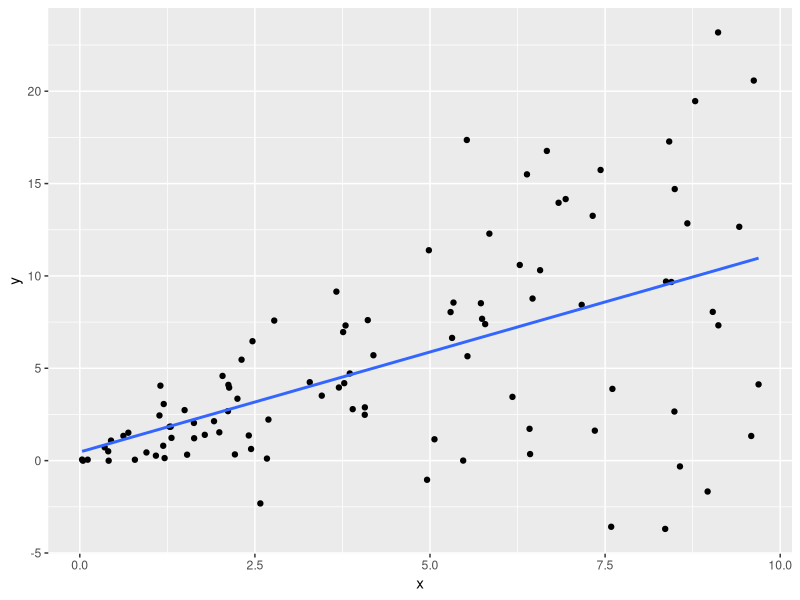
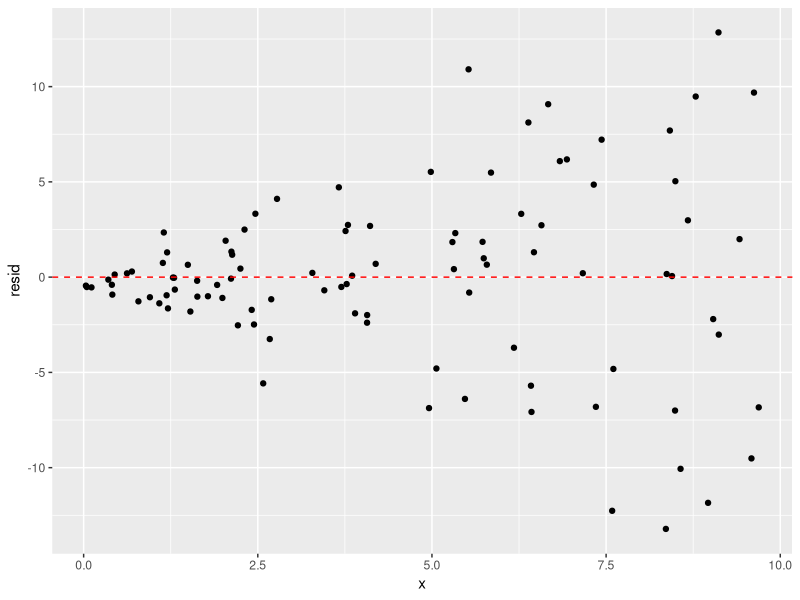
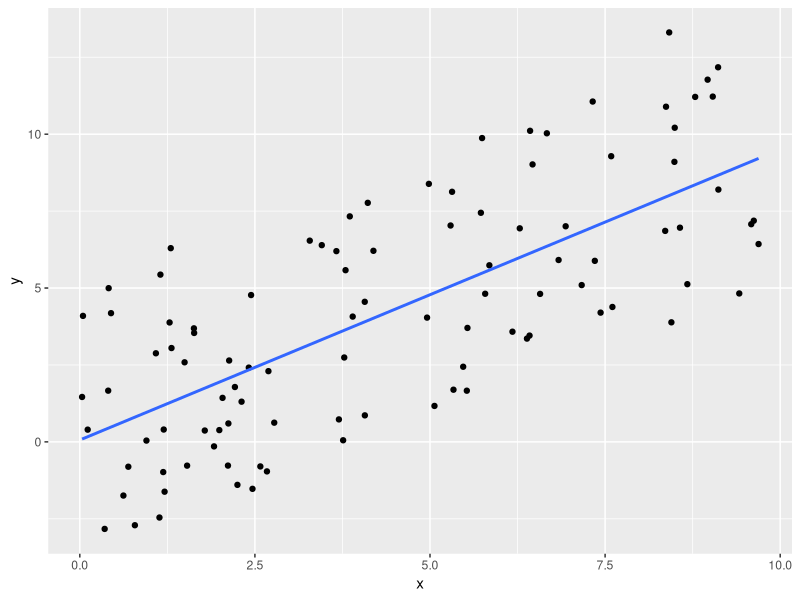
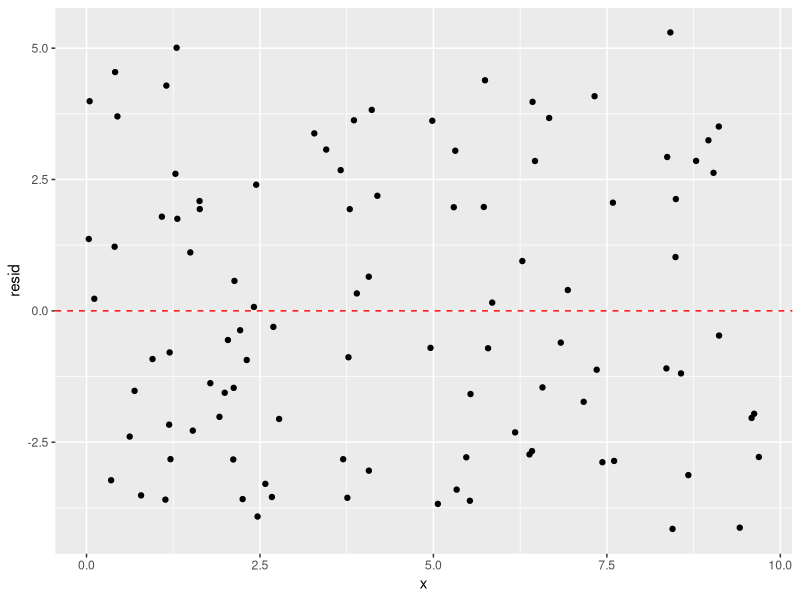
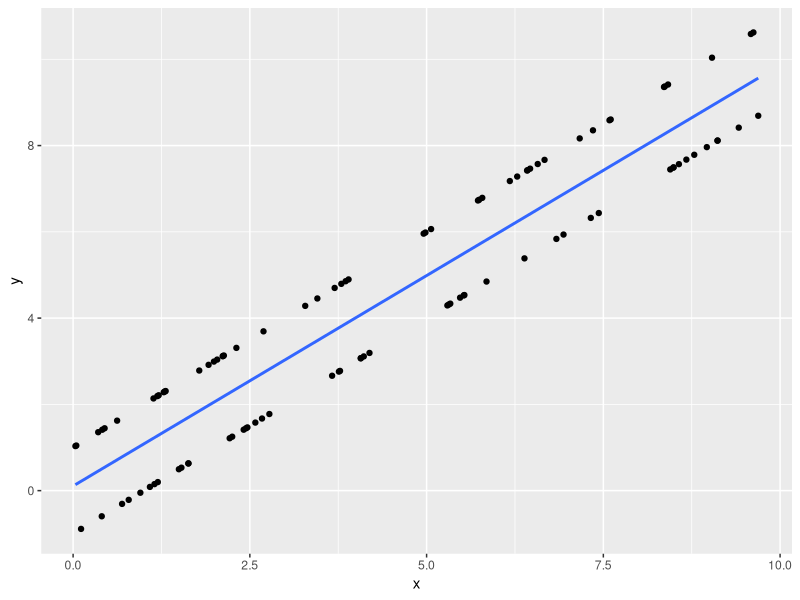
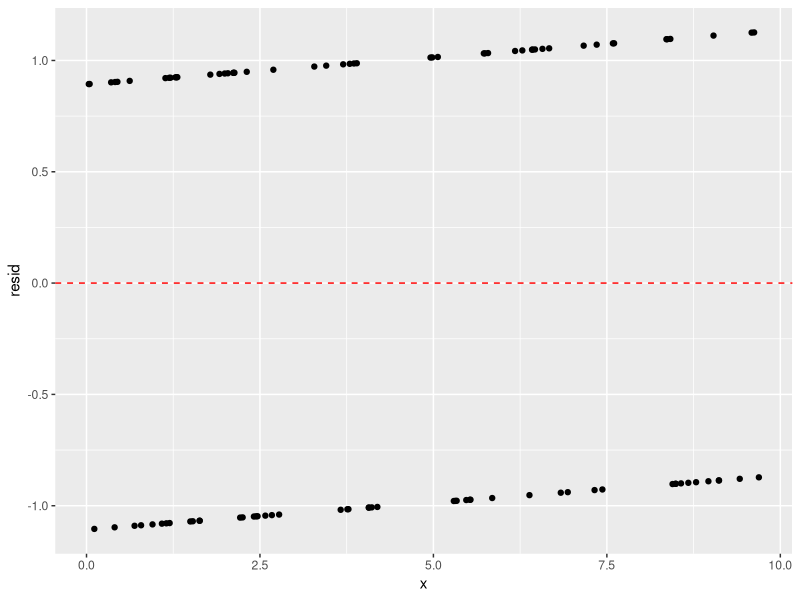
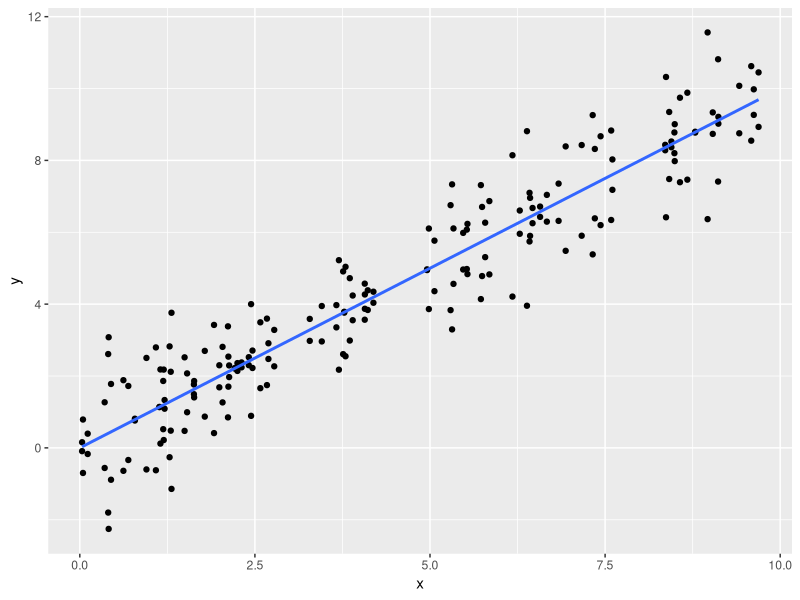
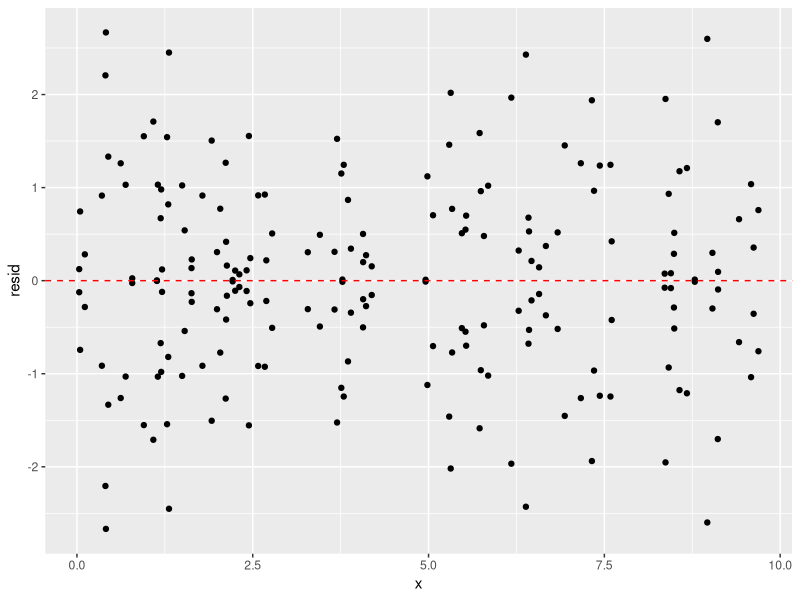

R code for these plots, in order:
## ---- chunk 1
knitr::opts_chunk$set(echo = TRUE, warning = FALSE, error = FALSE, message = FALSE)
## ---- chunk 2
library(tidyverse)
library(modelr)
## ---- chunk 3
plot_lm = function(data) {
  return(
    data %>%
      ggplot(aes(x, y)) +
      geom_point() +
      geom_smooth(method = "lm", se = FALSE, formula = "y ~ x")
  )
}

plot_resid = function(data) {
  return(
    data %>%
      ggplot(aes(x, resid)) +
      geom_point() +
      geom_hline(yintercept = 0, color = "red", linetype = "dashed")
  )
}
## ---- chunk 4
# draw x's uniformally over interval [0, 10]
x = runif(100, min = 0, max = 10)

# assign y's as linear function of x's with some noise that depends on the value of x
y = x + x*rnorm(100)

uneq_var = tibble(x, y)
plot_lm(uneq_var)
## ---- chunk 5
uneq_var_lm = lm(y ~ x, data = uneq_var)

uneq_var %>%
  add_residuals(uneq_var_lm) %>%
  plot_resid()
## ---- chunk 6
# we will use the same x's as before

# assign y's as linear function of x's with uniform error
y = x + runif(100, min = -5, max = 5)

unif_err = tibble(x, y)
plot_lm(unif_err)
## ---- chunk 7
unif_err_lm = lm(y ~ x, data = unif_err)

unif_err %>%
  add_residuals(unif_err_lm) %>%
  plot_resid()
## ---- chunk 8
# use the same x's as before

# assign y's as linear function of x's with error of -1 or 1
y = x + rbinom(10, 1, .5) * 2 -1

binom_err = tibble(x, y)
plot_lm(binom_err)
## ---- chunk 9
binom_err_lm = lm(y ~ x, data = binom_err)

binom_err %>%
  add_residuals(binom_err_lm) %>%
  plot_resid()
## ---- chunk 10
# create some normal error
error = rnorm(100)

# create data frame where we add normal error to x's
add_error = tibble(x, y = x + error)

# create data frame where we subtract normal error to x's
subtract_error = tibble(x, y = x - error)

# combine these data frames. Note that we used each x twice so we do not have independent observations
dependent = bind_rows(add_error, subtract_error)
plot_lm(dependent)
## ---- chunk 11
dependent_lm = lm(y ~ x, data = dependent)

dependent %>%
  add_residuals(dependent_lm) %>%
  plot_resid()
